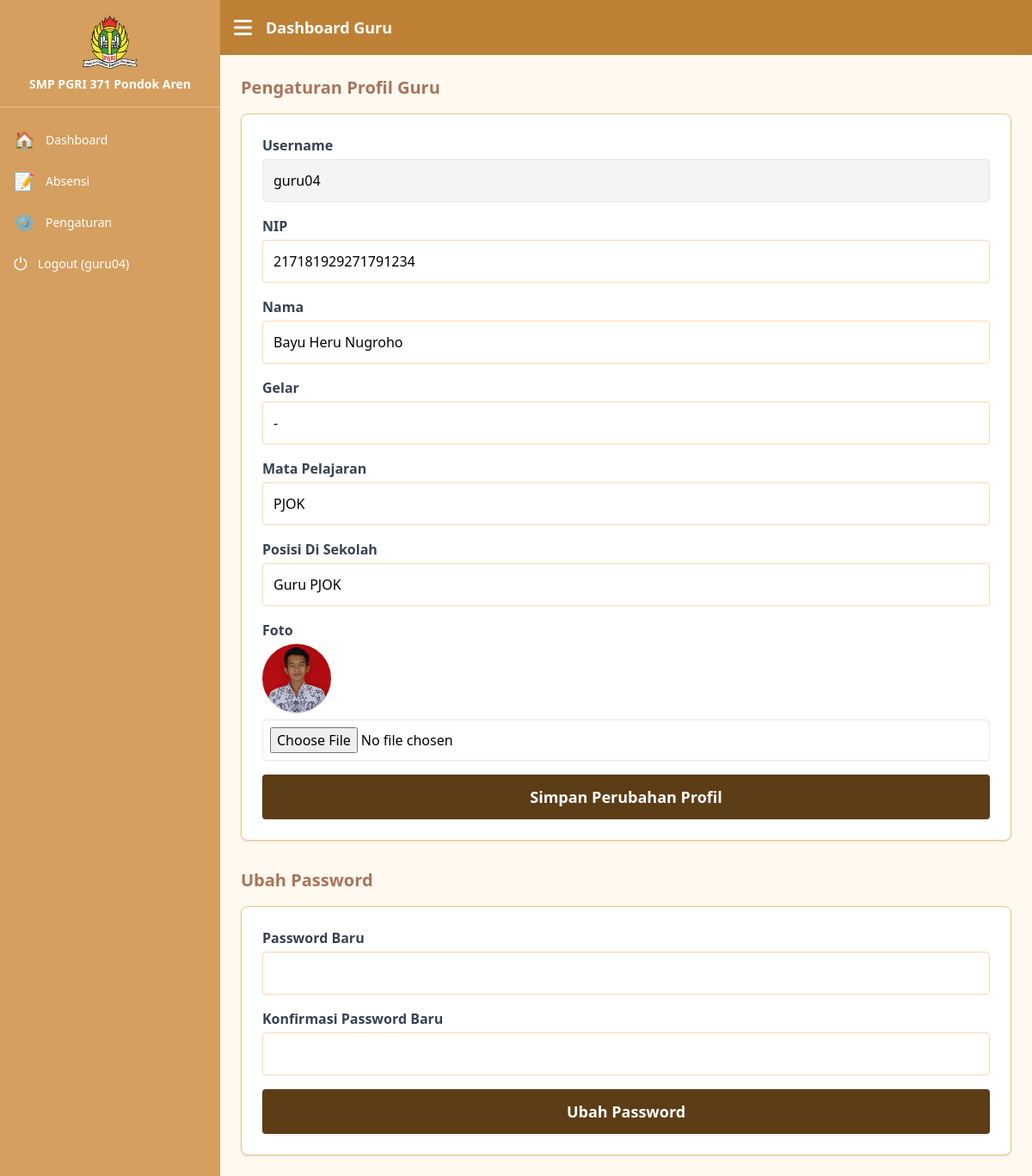
The page /guru/index.php?page=pengaturan (signed in) on the database its author committed.
### tables this page shows
CREATE TABLE `guru` (
  `id` int(11) NOT NULL,
  `username` varchar(50) DEFAULT NULL,
  `email` varchar(100) DEFAULT NULL,
  `password` varchar(255) DEFAULT NULL,
  `nama` varchar(100) DEFAULT NULL,
  `nip` varchar(20) DEFAULT NULL,
  `gelar` varchar(50) NOT NULL,
  `mapel` varchar(100) DEFAULT NULL,
  `foto` varchar(255) DEFAULT NULL,
  `posisi_staff` varchar(100) DEFAULT NULL
);

### guru/pengaturan.php (the view, shortened to what this page needs)
<?php
include 'koneksi.php';
$username = $_SESSION['username'];
$query = $conn->prepare("SELECT * FROM guru WHERE username = ?");
$query->bind_param("s", $username);
$query->execute();
$data = $query->get_result()->fetch_assoc();
?>
<!DOCTYPE html>
<html lang="id">
<head>
    <script src="https://cdn.tailwindcss.com"></script>
</head>
<body class="bg-[#FFF9F0] flex flex-col min-h-screen">
<div class="flex flex-1">
    <main class="flex-1 p-6 bg-[#FFF9F0]">
        <h2 class="text-xl font-bold mb-4 text-[#a9745a]">Pengaturan Profil Guru</h2>
        <form method="post" enctype="multipart/form-data" class="space-y-4 mb-8 bg-white p-6 rounded-lg shadow border border-[#E4C988]">
            <div>
                <label class="block mb-1 font-semibold text-gray-700">Username</label>
                <input type="text" value="<?= htmlspecialchars($data['username']) ?>" disabled class="w-full p-3 border border-gray-200 rounded bg-gray-100">
            </div>
            <div>
                <label class="block mb-1 font-semibold text-gray-700">NIP</label>
                <input type="text" name="nip" value="<?= htmlspecialchars($data['nip']) ?>" required class="w-full p-3 border border-orange-200 rounded focus:outline-none focus:ring-2 focus:ring-orange-400 transition">
</div>
            <div>
                <label class="block mb-1 font-semibold text-gray-700">Nama</label>
                <input type="text" name="nama" value="<?= htmlspecialchars($data['nama']) ?>" required class="w-full p-3 border border-orange-200 rounded focus:outline-none focus:ring-2 focus:ring-orange-400 transition">
            </div>
            <div>
                <label class="block mb-1 font-semibold text-gray-700">Gelar</label>
                <input type="text" name="gelar" value="<?= htmlspecialchars($data['gelar']) ?>" required class="w-full p-3 border border-orange-200 rounded focus:outline-none focus:ring-2 focus:ring-orange-400 transition">
            </div>
            <div>
                <label class="block mb-1 font-semibold text-gray-700">Mata Pelajaran</label>
                <input type="text" name="mapel" value="<?= htmlspecialchars($data['mapel']) ?>" required class="w-full p-3 border border-orange-200 rounded focus:outline-none focus:ring-2 focus:ring-orange-400 transition">
            </div>
            <div>
                <label class="block mb-1 font-semibold text-gray-700">Posisi Di Sekolah</label>
                <input type="text" name="posisi_staff" value="<?= htmlspecialchars($data['posisi_staff']) ?>" required class="w-full p-3 border border-orange-200 rounded focus:outline-none focus:ring-2 focus:ring-orange-400 transition">
            </div>
            <div>
                <label class="block mb-1 font-semibold text-gray-700">Foto</label>
                <?php if ($data['foto']) { ?>
                    <img src="uploads/<?= htmlspecialchars($data['foto']) ?>" alt="Foto Profil" class="w-20 h-20 rounded-full mb-2 shadow">
                <?php } ?>
                <input type="file" name="foto" accept="image/*" class="w-full p-2 border border-gray-200 rounded">
            </div>
            <button type="submit" name="update_profile"
    class="w-full py-3 rounded bg-[#5c3d15] hover:bg-[#4b320f] text-white font-bold text-lg shadow transition duration-300">
    Simpan Perubahan Profil
</button>
        </form>
        <h3 class="text-xl font-bold mb-4 text-[#a9745a]">Ubah Password</h3>
        <form method="post" class="space-y-4 bg-white p-6 rounded-lg shadow border border-[#E4C988]">
            <div>
                <label class="block mb-1 font-semibold text-gray-700">Password Baru</label>
                <input type="password" name="password1" required class="w-full p-3 border border-orange-200 rounded focus:outline-none focus:ring-2 focus:ring-orange-400 transition">
            </div>
            <div>
                <label class="block mb-1 font-semibold text-gray-700">Konfirmasi Password Baru</label>
                <input type="password" name="password2" required class="w-full p-3 border border-orange-200 rounded focus:outline-none focus:ring-2 focus:ring-orange-400 transition">
            </div>
            <button type="submit" name="update_password" class="w-full py-3 rounded bg-[#5c3d15] hover:bg-[#4b320f] text-white font-bold text-lg shadow transition duration-300">
                Ubah Password
            </button>
        </form>
    </main>
</div>
</body>
</html>

### rows shown on the page
guru: username "guru04", nip "217181929271791234", nama "Bayu Heru Nugroho", gelar "-", mapel "PJOK", posisi_staff "Guru PJOK", foto (picture)

### other values the page prints
$_SESSION["username"] "guru04"
